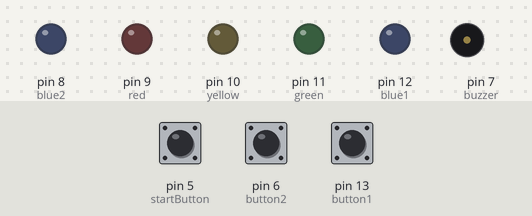
Bench run of a sketch on a simulated Arduino Uno, built with avr-gcc and run on an emulated ATmega328P. On the bench: output pins drawn as LEDs (lit = HIGH), buzzer (waves = sounding, pin HIGH). Inputs (shaded band) come from the test bench; at power-on: pin 5 (startButton) HIGH, pin 6 (button2) HIGH, pin 13 (button1) HIGH. Random numbers use the default seed unless the sketch sets one.

Above: at 1.2 s.
1.3 s: pin 5 (startButton) pulled LOW for 0.15 s
At 4.9 s:
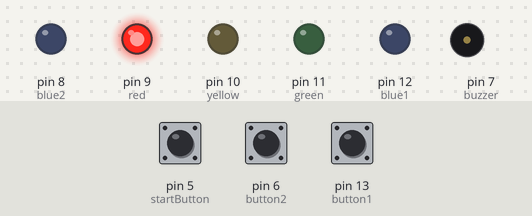
At 8.3 s:
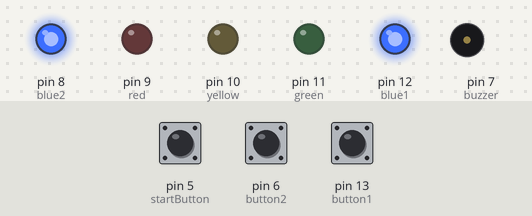
Timing chart, 0 to 9.8 s (numbered marks = the images above; inputs shaded):
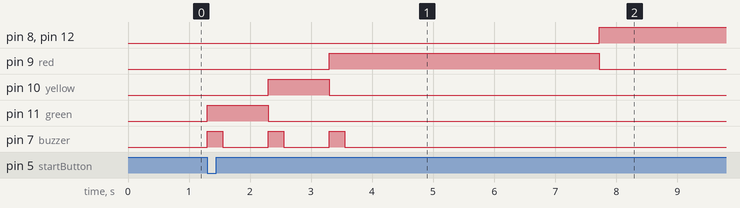

Measured:
- after the input at 1.3 s, pin 8 (blue2): LOW → HIGH after 6.4 s; pin 9 (red): LOW → HIGH after 2.0 s, → LOW 4.4 s later

The sketch:

reaction-speed-code.ino
```cpp
  // defines the pin values for each component
  int blue1 = 12;
  int green = 11;
  int yellow = 10;
  int red = 9;
  int blue2 = 8;
  int buzzer = 7;
  int button1 = 13;
  int button2 = 6;
  int startButton = 5;
  bool buttonPressed = 0;

// setup code
void setup() {

  // define each component as an output
  pinMode(blue1, OUTPUT);
  pinMode(green, OUTPUT);
  pinMode(yellow, OUTPUT);
  pinMode(red, OUTPUT);
  pinMode(blue2, OUTPUT);
  pinMode(buzzer, OUTPUT);

  // defines buttons as switches
  pinMode(button1, INPUT_PULLUP);
  pinMode(button2, INPUT_PULLUP);
  pinMode(startButton, INPUT_PULLUP);


  // allows for randomization
  randomSeed(analogRead(A0));

}

// main code which runs repeatedly
void loop() {

// checks if the start button has been pressed - the game will not start otherwise
if (digitalRead(startButton) == 0)
{

  digitalWrite(green, HIGH); // turns on the green LED
  digitalWrite(buzzer, HIGH); // turns on the buzzer
  delay(250); // 250 ms delay
  digitalWrite(buzzer, LOW); // turns buzzer off
  delay(750); // 750 ms delay
  digitalWrite(green, LOW); // turns off green LED
  digitalWrite(yellow, HIGH); // turns on the green LED
  digitalWrite(buzzer, HIGH); // turns on the buzzer
  delay(250); // 250 ms delay
  digitalWrite(buzzer, LOW); // turns buzzer off
  delay(750); // 750 ms delay
  digitalWrite(yellow, LOW); // turns off yellow LED
  digitalWrite(red, HIGH); // turns on red LED
  digitalWrite(buzzer, HIGH); // turns on buzzer
  delay(250); // 250 ms delay
  digitalWrite(buzzer, LOW); // turns off buzzer
  delay(random(400, 4901)); // generates a random delay for the red light
  digitalWrite(red, LOW); // turns off red LED


 while(buttonPressed == 0) // executes if no button is pressed
 {
  digitalWrite(blue1, HIGH); // turns on first blue LED
  digitalWrite(blue2, HIGH); // turns on second blue LED
  if (digitalRead(button1) == 0) // checks if first button has been pressed
  {
    buttonPressed = 1; // sets the buttonPressed flag high
    digitalWrite(blue2, LOW); // turns off second blue LED
    digitalWrite(buzzer, HIGH); // turns buzzer on
    delay(1000); // 1 sec delay
    digitalWrite(buzzer, LOW); // turns  buzzer off
  }
  else if (digitalRead(button2) == 0) // checks if second button has been pressed
  {
    buttonPressed = 1; // sets the buttonPressed flag high
    digitalWrite(blue1, LOW); // turns off first blue LED
    digitalWrite(buzzer, HIGH); // turns buzzer on
    delay(1000); // 1 sec delay
    digitalWrite(buzzer, LOW); // turns  buzzer off
  }
 }

digitalWrite(blue1, LOW); // turns off first blue LED
digitalWrite(blue2, LOW); // turns off second blue LED
buttonPressed = 0; // sets the buttonPressed flag low
delay(1000); // 1 sec delay

}

}
```
